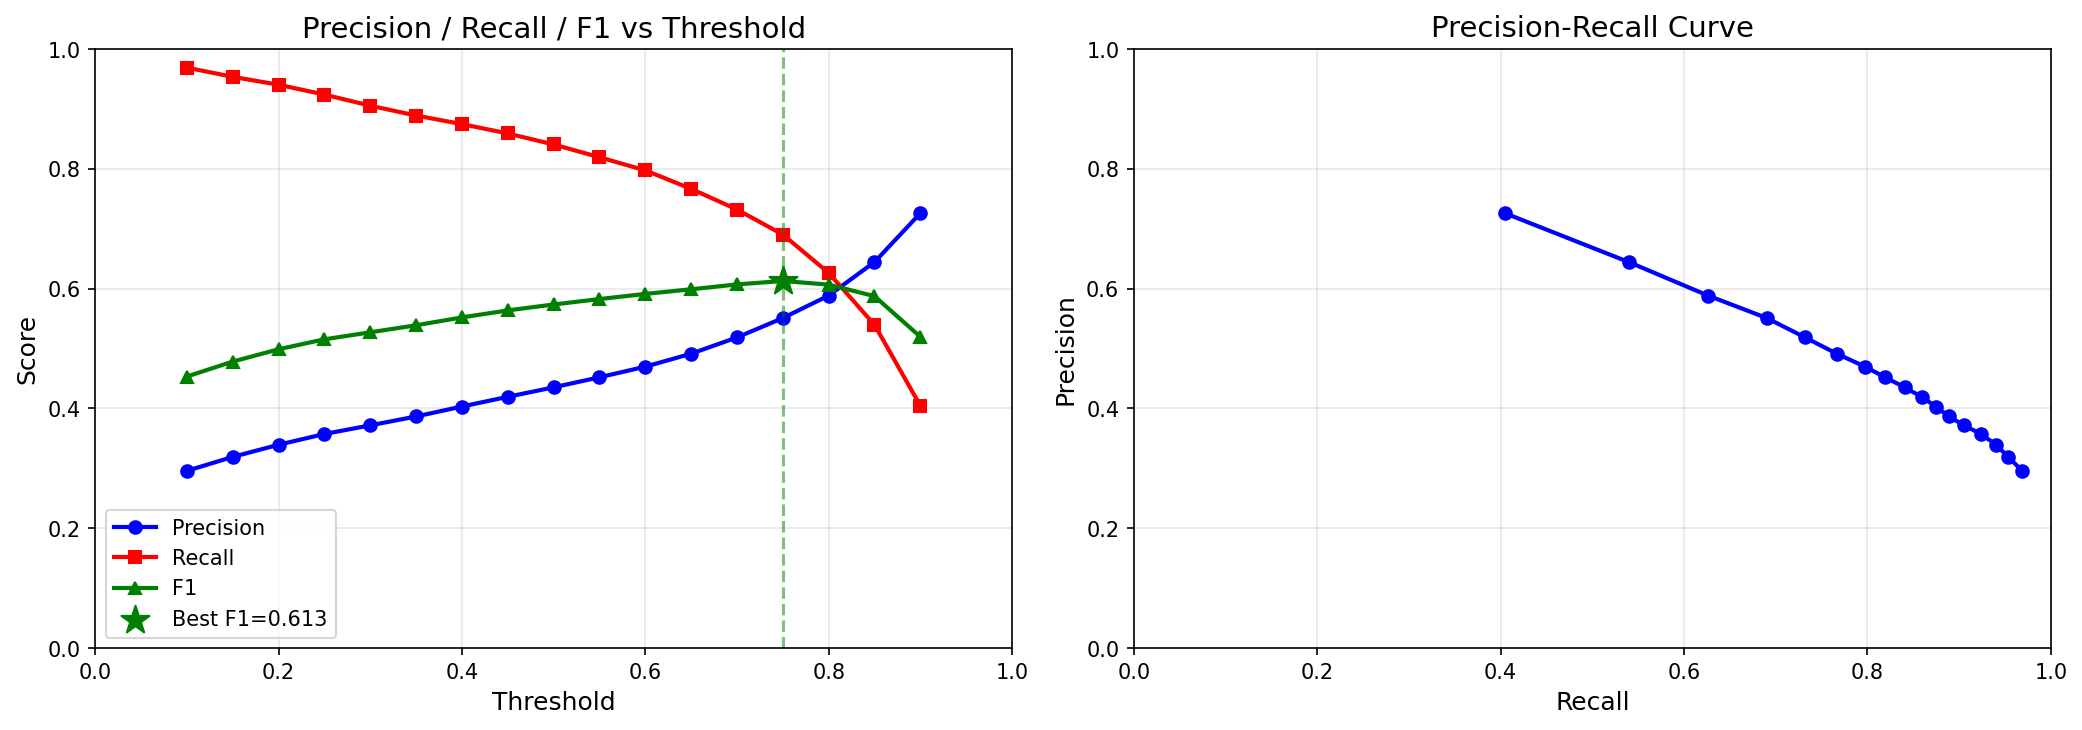

Generate this figure with Python:
"""
阈值分析工具 - Threshold Analysis for Code-Switching Prediction
================================================================

这个脚本用于分析不同阈值对 Precision/Recall/F1 的影响，
帮助找到最佳的阈值来平衡 Precision 和 Recall。

Usage:
    python threshold_analysis.py --model_path ./model_outputs/checkpoints/best_model.pt --data_dir ./processed_data

Author: Shuhuan Ye, Zhihang Cheng, Qi Zhou
Date: February 2026
"""

import torch
import torch.nn.functional as F
from torch.utils.data import DataLoader
import numpy as np
import matplotlib.pyplot as plt
from pathlib import Path
from typing import Dict, List, Tuple
import argparse
from tqdm import tqdm
import json
from collections import defaultdict

# Import from main module
import sys
sys.path.insert(0, '.')
from model_architecture_phase2 import (
    CausalCodeSwitchModel,
    ModelConfig,
    EnhancedStreamingDataset
)


def load_model(model_path: str, device: str = 'cuda'):
    """加载训练好的模型"""
    print(f"📥 Loading model from {model_path}")
    
    # PyTorch 2.6+ requires weights_only=False for full checkpoint loading
    checkpoint = torch.load(model_path, map_location=device, weights_only=False)
    
    # 获取配置
    if 'config' in checkpoint:
        config = checkpoint['config']
    else:
        config = ModelConfig()
    
    # 创建模型
    model = CausalCodeSwitchModel(config)
    model.load_state_dict(checkpoint['model_state_dict'])
    model.to(device)
    model.eval()
    
    print(f"✅ Model loaded successfully")
    return model, config


def collect_predictions(
    model, 
    data_loader: DataLoader, 
    device: str = 'cuda'
) -> Tuple[np.ndarray, np.ndarray, np.ndarray, np.ndarray, List[str]]:
    """
    收集所有预测结果（概率形式）
    
    Returns:
        switch_probs: P(switch) for each sample
        switch_labels: True labels
        duration_probs: Duration class probabilities
        duration_labels: True duration labels
        pairs: Language pair for each sample
    """
    all_switch_probs = []
    all_switch_labels = []
    all_duration_probs = []
    all_duration_labels = []
    all_pairs = []
    
    print("📊 Collecting predictions...")
    
    with torch.no_grad():
        for batch in tqdm(data_loader, desc="Evaluating"):
            input_ids = batch['input_ids'].to(device)
            attention_mask = batch['attention_mask'].to(device)
            switch_labels = batch['switch_labels']
            duration_labels = batch['duration_labels']
            pairs = batch.get('pairs', ['unknown'] * len(input_ids))
            
            # Forward pass
            outputs = model(
                input_ids=input_ids,
                attention_mask=attention_mask,
                apply_causal_mask=True
            )
            
            # Get probabilities
            switch_logits = outputs['switch_logits'][:, -1, :]  # [batch, 2]
            duration_logits = outputs['duration_logits'][:, -1, :]  # [batch, 3]
            
            switch_probs = F.softmax(switch_logits, dim=-1)[:, 1]  # P(switch)
            duration_probs = F.softmax(duration_logits, dim=-1)
            
            all_switch_probs.extend(switch_probs.cpu().numpy())
            all_switch_labels.extend(switch_labels.numpy())
            all_duration_probs.extend(duration_probs.cpu().numpy())
            all_duration_labels.extend(duration_labels.numpy())
            all_pairs.extend(pairs)
    
    return (
        np.array(all_switch_probs),
        np.array(all_switch_labels),
        np.array(all_duration_probs),
        np.array(all_duration_labels),
        all_pairs
    )


def compute_metrics_at_threshold(
    switch_probs: np.ndarray,
    switch_labels: np.ndarray,
    threshold: float
) -> Dict[str, float]:
    """计算给定阈值下的各项指标"""
    
    # 根据阈值生成预测
    predictions = (switch_probs >= threshold).astype(int)
    
    # 过滤掉 label=-1 的样本
    valid_mask = switch_labels != -1
    predictions = predictions[valid_mask]
    labels = switch_labels[valid_mask]
    
    # 计算 TP, FP, FN, TN
    tp = np.sum((predictions == 1) & (labels == 1))
    fp = np.sum((predictions == 1) & (labels == 0))
    fn = np.sum((predictions == 0) & (labels == 1))
    tn = np.sum((predictions == 0) & (labels == 0))
    
    # 计算指标
    precision = tp / (tp + fp + 1e-10)
    recall = tp / (tp + fn + 1e-10)
    f1 = 2 * precision * recall / (precision + recall + 1e-10)
    accuracy = (tp + tn) / (tp + fp + fn + tn + 1e-10)
    
    return {
        'threshold': threshold,
        'precision': precision,
        'recall': recall,
        'f1': f1,
        'accuracy': accuracy,
        'tp': int(tp),
        'fp': int(fp),
        'fn': int(fn),
        'tn': int(tn)
    }


def find_optimal_thresholds(
    switch_probs: np.ndarray,
    switch_labels: np.ndarray,
    thresholds: np.ndarray = None
) -> Dict[str, Dict]:
    """
    分析不同阈值的效果，找到最优阈值
    """
    if thresholds is None:
        thresholds = np.arange(0.1, 0.95, 0.05)
    
    results = []
    
    for thresh in thresholds:
        metrics = compute_metrics_at_threshold(switch_probs, switch_labels, thresh)
        results.append(metrics)
    
    # 找到各种"最优"阈值
    best_f1_idx = np.argmax([r['f1'] for r in results])
    best_precision_idx = np.argmax([r['precision'] for r in results])
    
    # 找到 F1 和 Precision 平衡点 (Precision >= 0.5 且 F1 最高)
    balanced_results = [r for r in results if r['precision'] >= 0.5]
    if balanced_results:
        best_balanced_idx = np.argmax([r['f1'] for r in balanced_results])
        best_balanced = balanced_results[best_balanced_idx]
    else:
        best_balanced = results[best_f1_idx]
    
    return {
        'all_results': results,
        'best_f1': results[best_f1_idx],
        'best_precision': results[best_precision_idx],
        'best_balanced': best_balanced
    }


def plot_threshold_analysis(results: List[Dict], save_path: str = None):
    """绘制阈值分析图"""
    
    thresholds = [r['threshold'] for r in results]
    precisions = [r['precision'] for r in results]
    recalls = [r['recall'] for r in results]
    f1s = [r['f1'] for r in results]
    
    fig, axes = plt.subplots(1, 2, figsize=(14, 5))
    
    # 图1: Precision, Recall, F1 vs Threshold
    ax1 = axes[0]
    ax1.plot(thresholds, precisions, 'b-o', label='Precision', linewidth=2)
    ax1.plot(thresholds, recalls, 'r-s', label='Recall', linewidth=2)
    ax1.plot(thresholds, f1s, 'g-^', label='F1', linewidth=2)
    
    # 找到最佳 F1 点
    best_f1_idx = np.argmax(f1s)
    ax1.axvline(x=thresholds[best_f1_idx], color='green', linestyle='--', alpha=0.5)
    ax1.scatter([thresholds[best_f1_idx]], [f1s[best_f1_idx]], 
                color='green', s=200, zorder=5, marker='*', label=f'Best F1={f1s[best_f1_idx]:.3f}')
    
    ax1.set_xlabel('Threshold', fontsize=12)
    ax1.set_ylabel('Score', fontsize=12)
    ax1.set_title('Precision / Recall / F1 vs Threshold', fontsize=14)
    ax1.legend(loc='best')
    ax1.grid(True, alpha=0.3)
    ax1.set_xlim([0, 1])
    ax1.set_ylim([0, 1])
    
    # 图2: Precision-Recall Curve
    ax2 = axes[1]
    ax2.plot(recalls, precisions, 'b-o', linewidth=2)
    
    # 标注一些关键阈值点
    for i, thresh in enumerate(thresholds):
        if thresh in [0.3, 0.5, 0.7]:
            ax2.annotate(f'θ={thresh}', (recalls[i], precisions[i]), 
                        textcoords="offset points", xytext=(5, 5), fontsize=9)
    
    ax2.set_xlabel('Recall', fontsize=12)
    ax2.set_ylabel('Precision', fontsize=12)
    ax2.set_title('Precision-Recall Curve', fontsize=14)
    ax2.grid(True, alpha=0.3)
    ax2.set_xlim([0, 1])
    ax2.set_ylim([0, 1])
    
    plt.tight_layout()
    
    if save_path:
        plt.savefig(save_path, dpi=150, bbox_inches='tight')
        print(f"📊 Saved plot to {save_path}")
    
    plt.show()


def print_analysis_report(analysis: Dict):
    """打印分析报告"""
    
    print("\n" + "="*70)
    print("📊 THRESHOLD ANALYSIS REPORT")
    print("="*70)
    
    # 默认阈值 (0.5)
    default = None
    for r in analysis['all_results']:
        if abs(r['threshold'] - 0.5) < 0.01:
            default = r
            break
    
    if default:
        print(f"\n📌 Default Threshold (0.5):")
        print(f"   Precision: {default['precision']:.4f}")
        print(f"   Recall:    {default['recall']:.4f}")
        print(f"   F1:        {default['f1']:.4f}")
    
    # 最佳 F1
    best_f1 = analysis['best_f1']
    print(f"\n🏆 Best F1 Threshold ({best_f1['threshold']:.2f}):")
    print(f"   Precision: {best_f1['precision']:.4f}")
    print(f"   Recall:    {best_f1['recall']:.4f}")
    print(f"   F1:        {best_f1['f1']:.4f}")
    
    # 最佳平衡点
    balanced = analysis['best_balanced']
    print(f"\n⚖️  Best Balanced (Precision≥0.5, threshold={balanced['threshold']:.2f}):")
    print(f"   Precision: {balanced['precision']:.4f}")
    print(f"   Recall:    {balanced['recall']:.4f}")
    print(f"   F1:        {balanced['f1']:.4f}")
    
    # 完整表格
    print(f"\n📋 Full Results Table:")
    print(f"{'Threshold':<12} {'Precision':<12} {'Recall':<12} {'F1':<12}")
    print("-" * 48)
    
    for r in analysis['all_results']:
        marker = ""
        if r['threshold'] == best_f1['threshold']:
            marker = " ← Best F1"
        elif r['threshold'] == balanced['threshold'] and r != best_f1:
            marker = " ← Balanced"
        
        print(f"{r['threshold']:<12.2f} {r['precision']:<12.4f} {r['recall']:<12.4f} {r['f1']:<12.4f}{marker}")
    
    print("\n" + "="*70)


def main():
    parser = argparse.ArgumentParser(description='Threshold Analysis for Code-Switching Prediction')
    parser.add_argument('--model_path', type=str, 
                        default='./model_outputs/checkpoints/best_model.pt',
                        help='Path to trained model checkpoint')
    parser.add_argument('--data_dir', type=str, default='./processed_data',
                        help='Directory containing processed data')
    parser.add_argument('--max_samples', type=int, default=50000,
                        help='Maximum samples to evaluate')
    parser.add_argument('--batch_size', type=int, default=64,
                        help='Batch size for evaluation')
    parser.add_argument('--device', type=str, default='auto',
                        choices=['auto', 'cuda', 'cpu'],
                        help='Device to use')
    parser.add_argument('--save_plot', type=str, default='./threshold_analysis.png',
                        help='Path to save the analysis plot')
    
    args = parser.parse_args()
    
    # 设置设备
    if args.device == 'auto':
        device = 'cuda' if torch.cuda.is_available() else 'cpu'
    else:
        device = args.device
    
    print(f"🖥️  Using device: {device}")
    
    # 加载模型
    model, config = load_model(args.model_path, device)
    
    # 加载测试数据
    print(f"\n📥 Loading test data...")
    data_dir = Path(args.data_dir)
    
    test_dataset = EnhancedStreamingDataset(
        data_dir / 'test.pkl',
        max_context_window=config.max_context_window,
        max_samples=args.max_samples
    )
    
    # 自定义 collate function
    def collate_fn(batch):
        input_ids = torch.stack([item['input_ids'] for item in batch])
        attention_mask = torch.stack([item['attention_mask'] for item in batch])
        switch_labels = torch.stack([item['switch_label'] for item in batch])
        duration_labels = torch.stack([item['duration_label'] for item in batch])
        
        result = {
            'input_ids': input_ids,
            'attention_mask': attention_mask,
            'switch_labels': switch_labels,
            'duration_labels': duration_labels
        }
        
        if 'pair' in batch[0]:
            result['pairs'] = [item['pair'] for item in batch]
        
        return result
    
    test_loader = DataLoader(
        test_dataset,
        batch_size=args.batch_size,
        shuffle=False,
        collate_fn=collate_fn
    )
    
    # 收集预测
    switch_probs, switch_labels, duration_probs, duration_labels, pairs = \
        collect_predictions(model, test_loader, device)
    
    # 分析不同阈值
    print("\n🔍 Analyzing thresholds...")
    thresholds = np.arange(0.1, 0.95, 0.05)
    analysis = find_optimal_thresholds(switch_probs, switch_labels, thresholds)
    
    # 打印报告
    print_analysis_report(analysis)
    
    # 绘图
    plot_threshold_analysis(analysis['all_results'], save_path=args.save_plot)
    
    # 保存结果
    results_path = Path(args.save_plot).parent / 'threshold_analysis_results.json'
    
    # 转换为可序列化格式
    serializable_results = {
        'best_f1': analysis['best_f1'],
        'best_balanced': analysis['best_balanced'],
        'all_results': analysis['all_results']
    }
    
    with open(results_path, 'w') as f:
        json.dump(serializable_results, f, indent=2)
    
    print(f"\n💾 Results saved to {results_path}")
    
    # 推荐
    print("\n" + "="*70)
    print("💡 RECOMMENDATION")
    print("="*70)
    
    best_balanced = analysis['best_balanced']
    print(f"""
    建议使用阈值 {best_balanced['threshold']:.2f}:
    
    - Precision: {best_balanced['precision']:.4f} (提升 {best_balanced['precision'] - 0.38:.4f})
    - Recall:    {best_balanced['recall']:.4f}
    - F1:        {best_balanced['f1']:.4f}
    
    这个阈值在 Precision 和 Recall 之间取得了更好的平衡。
    """)


if __name__ == "__main__":
    main()